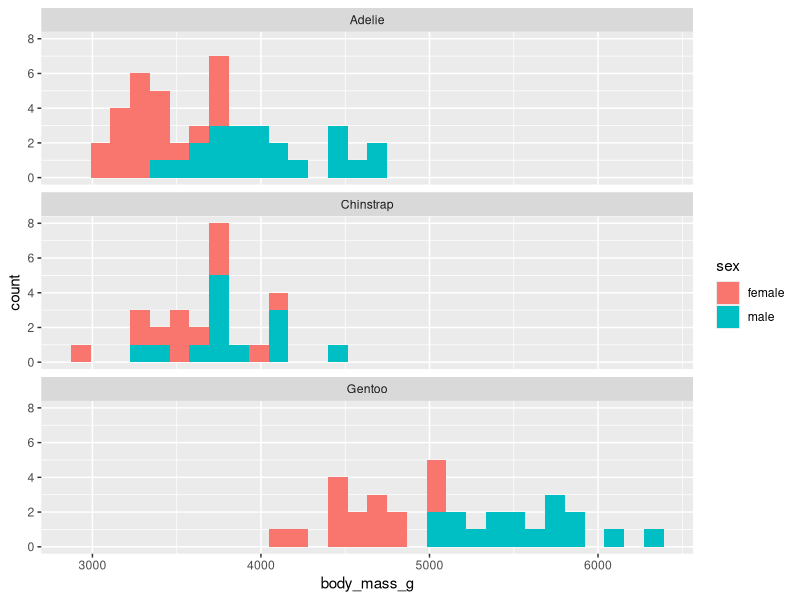
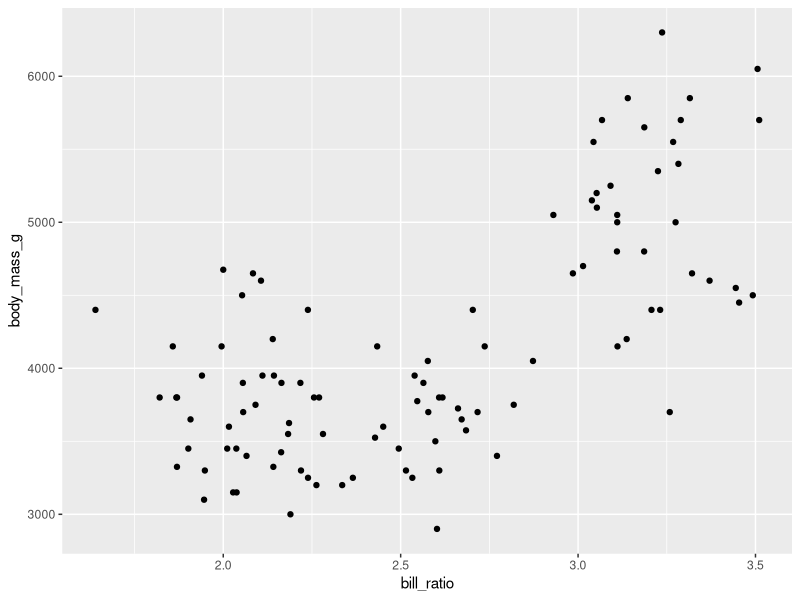
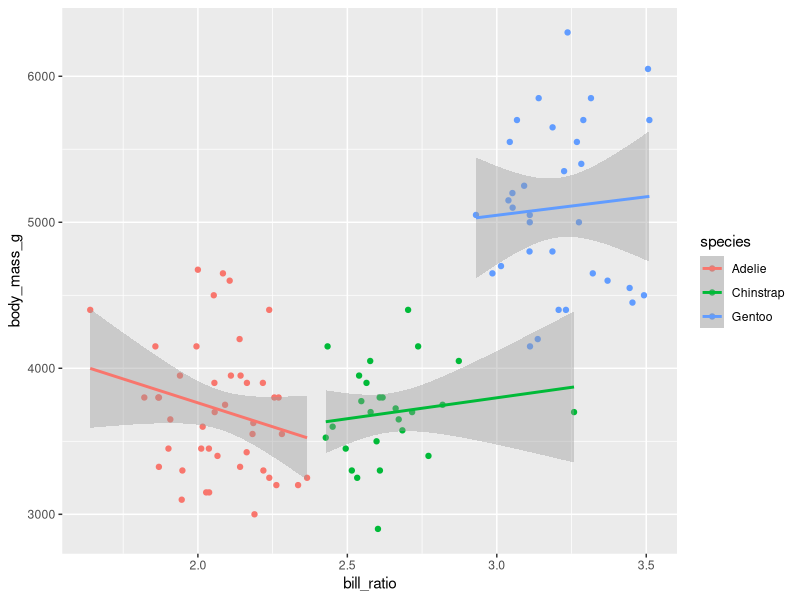
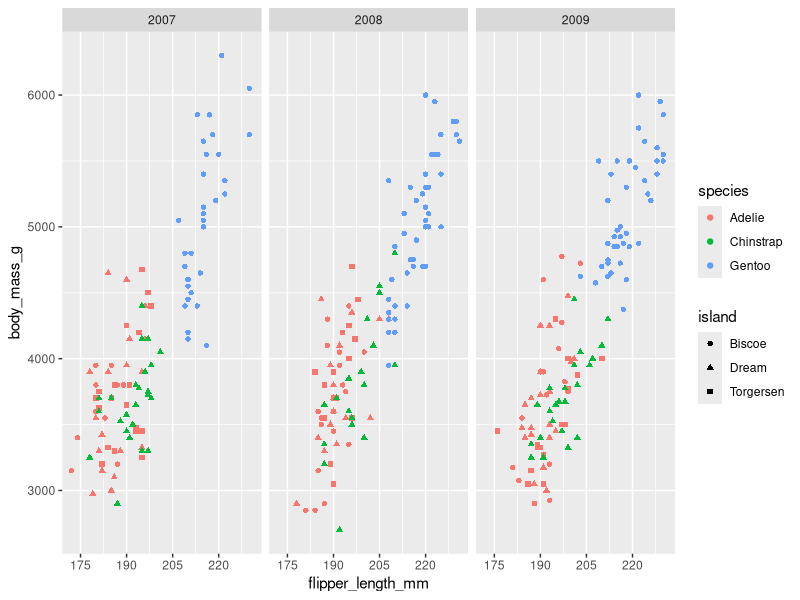

These charts were generated, in order, by the following R code:
## ---- chunk 1
knitr::opts_chunk$set(echo = TRUE, eval = TRUE,  
                      warning = FALSE, message = FALSE, 
                      fig.align = "center",
                      R.options = list(max.print=100))

# Edit the file starting below
## ---- chunk 2
# Call dplyr and ggplot2 packages within tidyverse
library(tidyverse)

# Paste and run the following uncommented code into your console: 
# install.packages("palmerpenguins")

# Save the data as a dataframe
penguins <- as.data.frame(palmerpenguins::penguins)
## ---- chunk 3
#View(penguins)
penguins_2007 <- penguins %>% filter(year == "2007")
#View(penguins_2007)
penguins_obs <- length(penguins$species)
penguins_2007_obs <- length(penguins_2007$species)
print(penguins_obs)
print(penguins_2007_obs)
## ---- chunk 4
penguins_2007 %>% group_by('species', 'island')
## ---- chunk 5
penguins_2007 <- penguins_2007 %>%
  mutate(bill_ratio = bill_length_mm / bill_depth_mm)
#View(penguins_2007)
## ---- chunk 6
penguin_2007_big_ratio <- penguins_2007 %>% filter(bill_ratio > 3.5)
#View(penguin_2007_big_ratio)
## ---- chunk 7
penguins_2007 %>% group_by(species) %>% arrange(bill_ratio) %>% slice(1:3) %>% select(species, sex, bill_ratio)
## ---- chunk 8
penguins_2007 %>% group_by(species) %>% summarize(mean(bill_ratio, na.rm = T), sd(bill_ratio, na.rm = T))
## ---- chunk 9
# NOT(is.na(sex)) is a vector that holds the negation of whether a value is Nan.
# This means if an observation has a Nan value, then the NOT(is.na(sex)) vector will hold the value FALSE
# With the filter function, all observations with FALSE values in the NOT(is.na(sex)) vector
# will have their sex value removed
penguins_2007 <- penguins_2007 %>% filter(!is.na(sex)) 
ggplot(data=penguins_2007) + geom_histogram(aes(x=body_mass_g, fill=sex)) + facet_wrap(~species, nrow = 3)
## ---- chunk 10
ggplot(data=penguins_2007, aes(x=bill_ratio, y=body_mass_g)) + geom_point()
## ---- chunk 11
ggplot(data=penguins_2007, aes(x=bill_ratio, y=body_mass_g, color=species)) + geom_point() + geom_smooth(method=lm)
## ---- chunk 12
ggplot(data=penguins, aes(x=flipper_length_mm, y=body_mass_g, color=species, shape=island)) + geom_point() + facet_wrap(~year) + scale_x_continuous(breaks = seq(175, 225, 15))
## ---- chunk 13
## DO NOT DELETE THIS BLOCK!
Sys.info()
